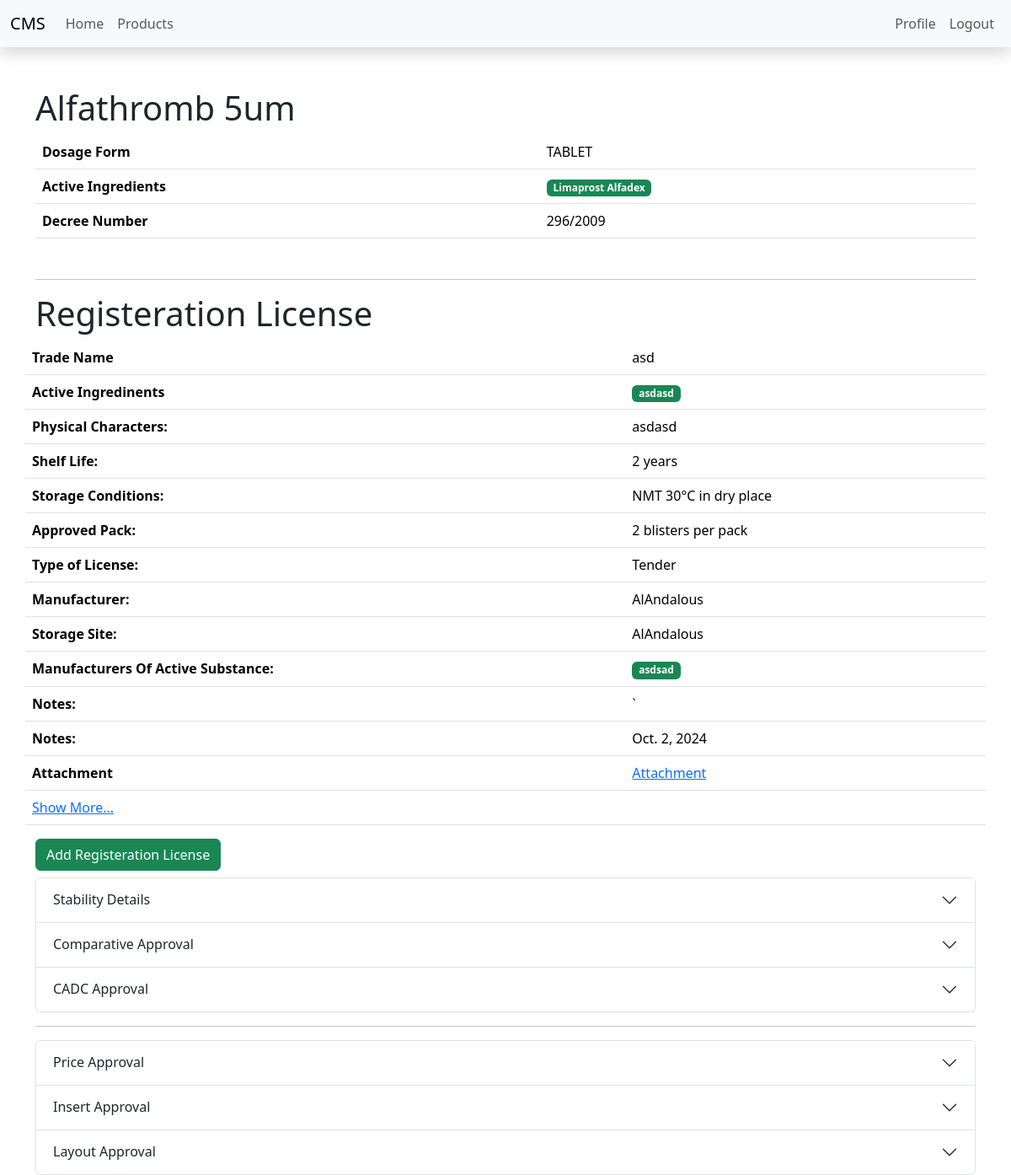
The page /products/4 (signed in) on the database its author committed.
### products/models.py (models this page shows, shortened)
class Product(models.Model):
    class Meta:
        ordering = ["name"]
    name = models.CharField(max_length=1000)
    dosage_form = models.ForeignKey(DosageForm, on_delete=models.CASCADE,default=1)
    active_ingredients = models.CharField(max_length=1000)
    decree_no = models.ForeignKey(RegisterationDecree,on_delete=models.CASCADE,default=1)

class DosageForm(models.Model):
    dosage_form = models.CharField(max_length=300)
    code = models.CharField(max_length=6)
    def __str__(self):
        return self.dosage_form

class RegisterationDecree(models.Model):
    decree_no = models.IntegerField(default=296)
    year = models.IntegerField(default=2009)
    def __str__(self):
        return str(self.decree_no) + "/" + str(self.year)

class RegisterationLicense(models.Model):
    trade_name = models.CharField(max_length=100)
    active_ingredients = models.CharField(max_length=400)
    physical_character = models.CharField(max_length=400)
    shelf_life = models.CharField(max_length=400)
    storage_condition = models.CharField(max_length=100)
    approved_pack = models.CharField(max_length=200)
    price = models.CharField(max_length=100)
    type_of_license = models.CharField(max_length=100)
    license_holder = models.CharField(max_length=100)
    manufacturer = models.CharField(max_length=1000)
    storage_site = models.CharField(max_length=1000)
    manufacturer_of_active_substance = models.CharField(max_length=3000)
    notes = models.TextField(null=True)
    issuance_date = models.DateField()
    attachment = models.FileField(upload_to=upload_to)
    decree_no = models.ForeignKey(RegisterationDecree,on_delete=models.CASCADE)
    registeration_number = models.CharField(max_length=20)
    invalidation_date = models.DateField()
    product = models.ForeignKey(Product,on_delete=models.CASCADE)

### products/views.py (the view)
# urls.py: path('<pk>',DetailProduct.as_view(),name="detail_product"),
class DetailProduct(DetailView):
    model = Product
    context_object_name = "product"
    template_name = "./product/detail_product.html"
    def get_object(self):
        pk = self.kwargs["pk"]
        product= Product.objects.prefetch_related().get(pk=pk)
        return product

### products/templatetags/sharedutils.py (called while the page is built)
@register.filter(name="split")
def split(data,delimiter):
    return data.split(delimiter)

### Templates/Product/detail_product.html (shortened to what this page needs)
{% extends "../__layout__.html" %}
{% load static %}
{% load sharedutils  %}
{% block content %}
<div class="container">
    <div class="my-5 rounded">
        <h1>{{ product.name }}</h1>
        <table class="table">
            <tbody>
                <tr>
                    <th scope="row">Dosage Form</th>
                    <td>{{ product.dosage_form }}</td>
                </tr>
                <tr>
                    <th scope="row">Active Ingredients</th>
                    <td>
                        {% for API in product.active_ingredients|split:","  %}
                        <b class="badge bg-success">{{API}}</b>
                        {% endfor %}
                    </td>
                </tr>
                <tr>
                    <th scope="row">Decree Number</th>
                    <td>{{ product.decree_no }}</td>
                </tr>
            </tbody>
        </table>
    </div>
    <hr>
    <div class="pb-2">
        <h1>Registeration License</h1>
        <div class="row rounded">
            {% if product.registerationlicense_set.last != None %}
            <table class="table">
                <tbody>
                    {% with product.registerationlicense_set.last as registerationlicense %}
                    <tr>
                        <th scope="row">Trade Name</th>
                        <td>{{ registerationlicense.trade_name }}</td>
                    </tr>
                    <tr>
                        <th scope="row">Active Ingredinents</th>
                        <td>
                            {% for API in registerationlicense.active_ingredients|split:"," %}
                            <b class="badge bg-success">{{ API }}</b>
                            {% endfor %}
                        </td>
                    </tr>
                    <tr>
                        <th scope="row">Physical Characters:</th>
                        <td>{{ registerationlicense.physical_character }}</td>
                    </tr>
                    <tr>
                        <th scope="row">Shelf Life:</th>
                        <td>{{ registerationlicense.shelf_life }}</td>
                    </tr>
                    <tr>
                        <th scope="row">Storage Conditions:</th>
                        <td>{{ registerationlicense.storage_condition }}</td>
                    </tr>
                    <tr>
                        <th scope="row">Approved Pack:</th>
                        <td>{{ registerationlicense.approved_pack }}</td>
                    </tr>
                    <tr>
                        <th scope="row">Type of License:</th>
                        <td>{{ registerationlicense.type_of_license }}</td>
                    </tr>
                    <tr>
                        <th scope="row">Manufacturer:</th>
                        <td>{{ registerationlicense.manufacturer }}</td>
                    </tr>
                    <tr>
                        <th scope="row">Storage Site:</th>
                        <td>{{ registerationlicense.storage_site }}</td>
                    </tr>
                    <tr>
                        <th scope="row">Manufacturers Of Active Substance:</th>
                        <td>
                            {% for manufacturer in registerationlicense.manufacturer_of_active_substance|split:","  %}
                            <b class="badge bg-success">{{ manufacturer }}</b>
                            {% endfor %}
                        </td>
                    </tr>
                    <tr>
                        <th scope="row">Notes:</th>
                        <td>
                            {{ registerationlicense.notes }}
                        </td>
                    </tr>
                    <tr>
                        <th scope="row">Notes:</th>
                        <td>
                            {{ registerationlicense.issuance_date }}
                        </td>
                    </tr>
                    <tr>
                        <th scope="row">Attachment</th>
                        <td><a id="registerationlicense" target="_blank"
                                href="/media/{{ registerationlicense.attachment }}">Attachment</a>
                        </td>
                    </tr>
                    {% endwith %}
                    <tr>
                        <td colspan="2"><a href="{% url 'product:list_nameapproval' pk=product.pk %}">Show More...</a>
                        </td>
                    </tr>
                </tbody>
            </table>
            {% else %}
            <p class="text-center display-5">No Registeration License Added Yet...</p>
            {% endif %}
        </div>
        <a href="{% url 'product:create_registerationlicense' product.pk %}" class="btn btn-success">Add Registeration
            License</a>
    </div>
    <div class="accordion" id="d_details">
        <div class="accordion-item">
            <h2 class="accordion-header" id="stabilityHeading">
                <button class="accordion-button collapsed" type="button" data-bs-toggle="collapse"
                    data-bs-target="#StabilityBody" aria-controls="StabilityBody">
                    Stability Details
                </button>
            </h2>
        </div>
        <div class="accordion-item">
            <h2 class="accordion-header" id="headingTwo">
                <button class="accordion-button collapsed" type="button" data-bs-toggle="collapse"
                    data-bs-target="#comparativeApproval" aria-expanded="false" aria-controls="comparativeApproval">
                    Comparative Approval
                </button>
            </h2>
        </div>
        <div class="accordion-item">
            <h2 class="accordion-header" id="headingThree">
                <button class="accordion-button collapsed" type="button" data-bs-toggle="collapse"
                    data-bs-target="#collapseThree" aria-expanded="false" aria-controls="collapseThree">
                    CADC Approval
                </button>
            </h2>
        </div>
    </div>
    <hr>
    <div class="accordion" id="Details">
        <div class="accordion-item">
            <h2 class="accordion-header" id="stabilityHeading">
                <button class="accordion-button collapsed" type="button" data-bs-toggle="collapse"
                    data-bs-target="#PriceApproval" aria-controls="PriceApproval">
                    Price Approval
                </button>
            </h2>
        </div>
        <div class="accordion-item">
            <h2 class="accordion-header" id="headingTwo">
                <button class="accordion-button collapsed" type="button" data-bs-toggle="collapse"
                    data-bs-target="#InsertApproval" aria-expanded="false" aria-controls="InsertApproval">
                    Insert Approval
                </button>
            </h2>
        </div>
        <div class="accordion-item">
            <h2 class="accordion-header" id="headingThree">
                <button class="accordion-button collapsed" type="button" data-bs-toggle="collapse"
                    data-bs-target="#LayoutApproval" aria-expanded="false" aria-controls="LayoutApproval">
                    Layout Approval
                </button>
            </h2>
        </div>
    </div>
</div>
{% endblock %}

### Static/css/main.css (style rules this page uses)
* { overflow-wrap: break-word !important; }
b.badge { display:inline-block; overflow-wrap: break-word !important; }

### rows shown on the page
Product: name "Alfathromb 5um", dosage_form "TABLET", active_ingredients "Limaprost Alfadex", decree_no "296/2009"
RegisterationLicense: trade_name "asd", active_ingredients "asdasd", physical_character "asdasd", shelf_life "2 years", storage_condition "NMT 30°C in dry place", approved_pack "2 blisters per pack", type_of_license "Tender", manufacturer "AlAndalous", storage_site "AlAndalous", manufacturer_of_active_substance "asdsad", notes "`", issuance_date "Oct. 2, 2024"
